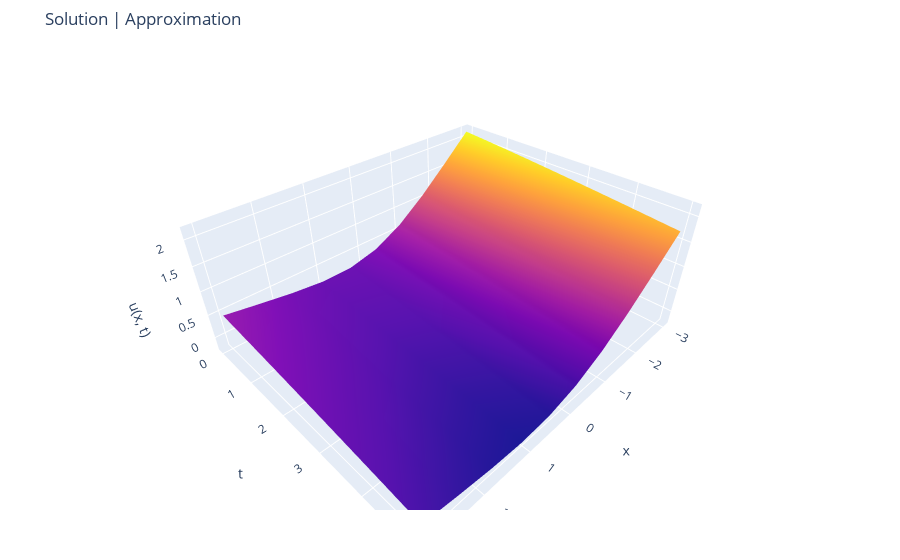

The cell this chart's notebook holds for it:
### Code cell
fig = make_subplots(rows=1, cols=1, specs=[[{'type': 'surface'}]])
xs = np.linspace(-3, 3, 10)
ys = np.linspace(0, 5, 10)
us_pred = np.array([[solver.u(*[x for _ in range(eq.var_dim-1)], y).item() for x in xs] for y in ys])
#us_pred = np.array([[sum([np.abs(x+0.25) for _ in range(10)]).item() for x in xs] for y in ys])
us = us_pred #np.array([[sol(x, t) for x in xs] for t in ts])
x_mesh, y_mesh = np.meshgrid(xs, ys)
fig.add_trace(go.Surface(x=xs, y=ys, z=us, showscale=False), row=1, col=1)
#fig.add_trace(go.Surface(x=ys, y=xs, z=us_pred), row=1, col=2)
fig.update_layout(title='Solution | Approximation',
                  scene = dict(
                    xaxis_title="x",
                    yaxis_title="t",
                    zaxis_title="u(x, t)"),
                  scene2 = dict(
                    xaxis_title="x",
                    yaxis_title="t",
                    zaxis_title="u(x, t)"),
                  margin=dict(l=50, r=50, b=50, t=50))
# one row is printed as x axes
fig.show()

### Figure 1 — Plotly figure (JSON) as saved in the notebook; plotly's stock layout.template omitted (floating-point values rounded to 4 significant figures)
{"data": [{"scene": "scene", "showscale": false, "type": "surface", "x": [-3, -2.333, -1.667, -1, -0.3333, 0.3333, 1, 1.667, 2.333, 3], "y": [0, 0.5556, 1.111, 1.667, 2.222, 2.778, 3.333, 3.889, 4.444, 5], "z": [[2.154, 1.616, 1.1, 0.6546, 0.3422, 0.1946, 0.187, 0.2596, 0.3637, 0.4758], [2.117, 1.582, 1.069, 0.6251, 0.3126, 0.1628, 0.1517, 0.2206, 0.3213, 0.4309], [2.076, 1.545, 1.034, 0.5927, 0.2806, 0.1287, 0.1141, 0.1793, 0.2767, 0.3839], [2.033, 1.504, 0.9965, 0.5577, 0.2463, 0.09248, 0.07413, 0.1355, 0.2299, 0.3349], [1.986, 1.461, 0.9561, 0.5202, 0.2098, 0.05409, 0.0319, 0.0895, 0.1808, 0.2836], [1.938, 1.415, 0.9132, 0.4805, 0.1714, 0.01373, -0.01246, 0.04128, 0.1295, 0.2303], [1.888, 1.366, 0.8683, 0.439, 0.1314, -0.0284, -0.05876, -0.008958, 0.07628, 0.175], [1.836, 1.316, 0.8215, 0.3959, 0.08985, -0.07205, -0.1068, -0.06101, 0.02121, 0.1178], [1.782, 1.265, 0.7732, 0.3515, 0.0472, -0.117, -0.1563, -0.1146, -0.03546, 0.05884], [1.727, 1.212, 0.7238, 0.3062, 0.003669, -0.1629, -0.207, -0.1696, -0.09349, -0.001548]]}], "layout": {"margin": {"b": 50, "l": 50, "r": 50, "t": 50}, "scene": {"domain": {"x": [0, 1], "y": [0, 1]}, "xaxis": {"title": {"text": "x"}}, "yaxis": {"title": {"text": "t"}}, "zaxis": {"title": {"text": "u(x, t)"}}}, "scene2": {"xaxis": {"title": {"text": "x"}}, "yaxis": {"title": {"text": "t"}}, "zaxis": {"title": {"text": "u(x, t)"}}}, "title": {"text": "Solution | Approximation"}}}
